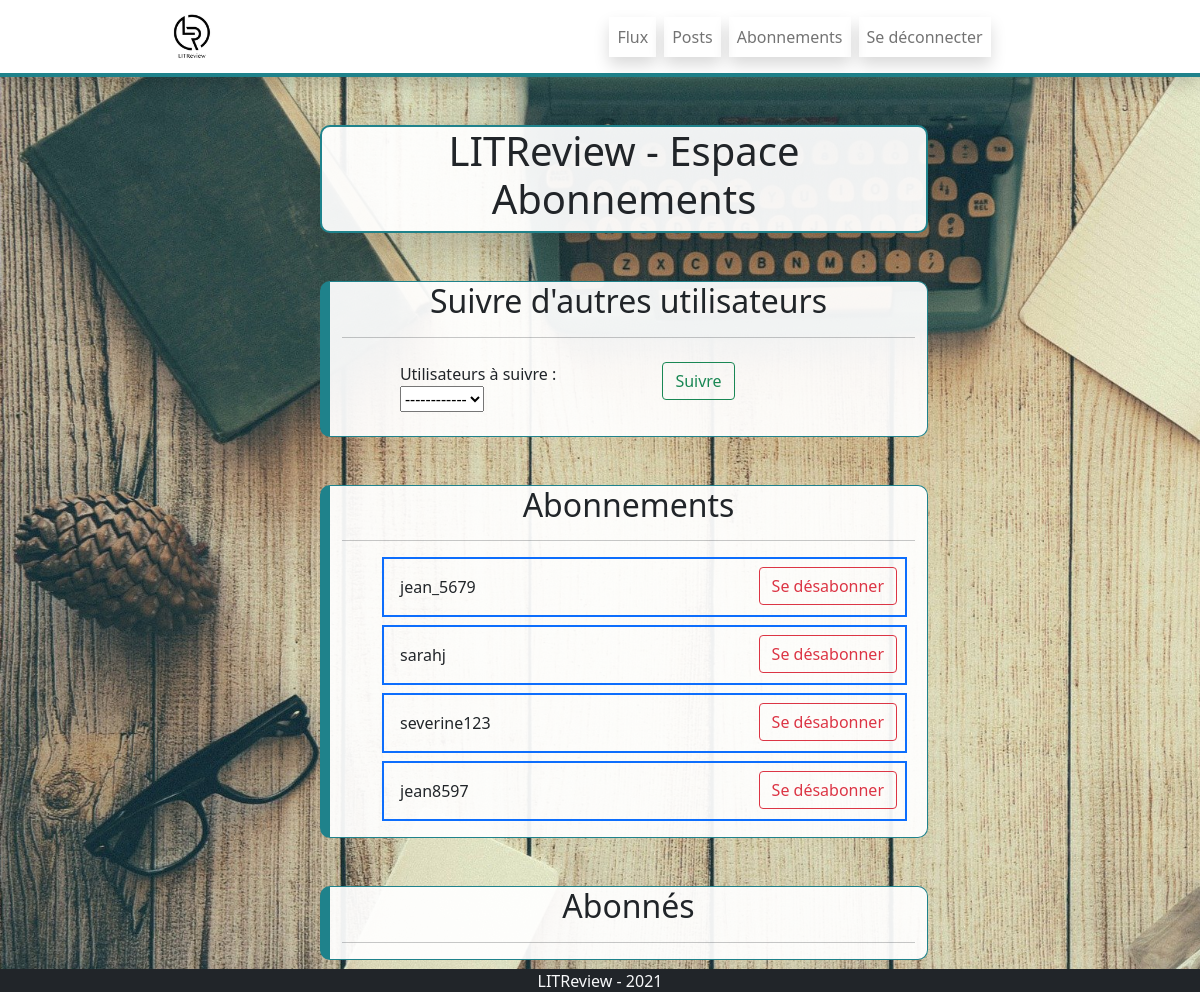
The page /follow/ (signed in) on the database its author committed.
### review/models.py (models this page shows)
class UserFollows(models.Model):
    user = models.ForeignKey(
        to=settings.AUTH_USER_MODEL, on_delete=models.CASCADE, related_name="following", null=True,)
    followed_user = models.ForeignKey(
        to=settings.AUTH_USER_MODEL, on_delete=models.CASCADE, related_name="followed_by", null=True,)
    class Meta:
        unique_together = ('user', 'followed_user')

### authentication/models.py (models this page shows, shortened)
class User(AbstractUser):
    profile_photo = models.ImageField(
        verbose_name='Photo de profil', null=True)
    IMAGE_MAX_SIZE = (300, 300)

### review/views.py (the view, shortened to what this page needs)
# urls.py: path('follow/', views.follow, name='follow'),
@login_required
def follow(request):
    all_followed = models.UserFollows.objects.filter(user=request.user.id)
    all_followed_id = [followed.followed_user_id for followed in all_followed]
    all_followed_id.append(request.user.id)
    all_users_to_be_followed = auth_models.User.objects.all().exclude(
        id__in=all_followed_id)
    user_form = forms.UserFollowsForm()
    remove_user_followed_form = forms.UserRemoveFollowsForm()
    user_followed_by_request_user = models.UserFollows.objects.filter(
        user=request.user.id)
    request_user_followed_by_other = models.UserFollows.objects.filter(
        followed_user=request.user.id)
    context = {"user_form": user_form, "remove_user_followed_form": remove_user_followed_form, "all_users_to_be_followed": all_users_to_be_followed,
               "user_followed_by_request_user": user_followed_by_request_user, "request_user_followed_by_other": request_user_followed_by_other}
    return render(request, 'review/follow.html', context)

### review/forms.py
class UserFollowsForm(forms.ModelForm):
    class Meta:
        model = models_review.UserFollows
        fields = ["user"]

class UserRemoveFollowsForm(forms.ModelForm):
    class Meta:
        model = models_review.UserFollows
        fields = ["user"]

### review/templates/review/follow.html (shortened to what this page needs)
{% extends '_base.html' %} {% load static %}
{% block main_content %}
<div class="container col-12 col-md-9 col-lg-6 p-2">
  <div class="row">
    <div class="text-center borderTitle shadow-lg m-4">
      <h1>LITReview - Espace Abonnements</h1>
    </div>
    <div class="borderLeft m-4">
      <h2 class="text-center">Suivre d'autres utilisateurs</h2>
      <hr />
      <div>
        <form method="post">
          <div
            class="row d-flew flew-row m-4 justify-content-around align-middle"
          >
            <div class="col-5">
              <label for="id_user">Utilisateurs à suivre :</label
              ><select name="user" required id="id_user">
                <option value="" selection>------------</option>
              </select>
            </div>
            <div class="col-5">
              <button class="btn btn-outline-success" type="submit">
                Suivre
              </button>
            </div>
          </div>
        </form>
      </div>
    </div>
    <div class="borderLeft m-4">
      <h2 class="text-center">Abonnements</h2>
      <hr />
      <form method="post">
        <ul>
          {% for user in user_followed_by_request_user %}
          <div
            class="
              col
              border border-primary border-2
              m-2
              p-2
              d-flex
              flex-row
              justify-content-between
              align-middle
            "
          >
            <div class="p-2 text-left">{{user.followed_user.username}}</div>
            <div class="text-end">
              <button
                class="btn btn-outline-danger"
                name="user_followed_to_delete"
                value="{{user.followed_user.id}}"
                type="submit"
              >
                Se désabonner
              </button>
            </div>
          </div>
          {% endfor %}
        </ul>
      </form>
    </div>
    <div class="borderLeft m-4">
      <h2 class="text-center">Abonnés</h2>
      <hr />
    </div>
  </div>
</div>
{% endblock main_content %}

### litreview_project/static/litreview_project/css/style.css (style rules this page uses)
.borderLeft { transition: all 300ms; background-color: #ffffffee; border: solid 1px #1F828B ; border-left: solid 10px #1F828B ; border-radius: 10px; display: block; }
.borderTitle { transition: all 300ms; background-color: #ffffffee; border: solid 2px #1F828B ; border-radius: 10px; display: block; }

### rows shown on the page
UserFollows: followed_user.username "jean_5679"
UserFollows: followed_user.username "sarahj"
UserFollows: followed_user.username "severine123"
UserFollows: followed_user.username "jean8597"
